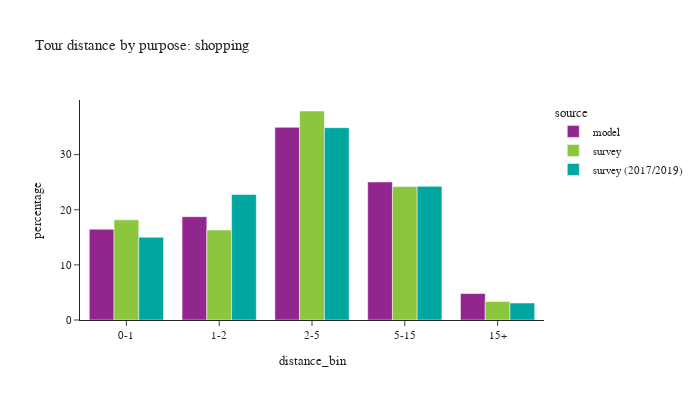

Notebook source saved alongside this figure:
### Code cell
plot_bins(tour, tour['pdpurp'] == 5, 'shopping')

### Figure 1 — Plotly figure (JSON) as saved in the notebook; plotly's stock layout.template omitted (floating-point values rounded to 4 significant figures)
{"data": [{"alignmentgroup": "True", "customdata": [[135192], [153858], [286916], [205542], [39417]], "hovertemplate": "source=model<br>distance_bin=%{x}<br>percentage=%{y}<br>sample count=%{customdata[0]}<extra></extra>", "legendgroup": "model", "marker": {"color": "#91268F", "pattern": {"shape": ""}}, "name": "model", "offsetgroup": "model", "orientation": "v", "showlegend": true, "textposition": "auto", "type": "bar", "x": ["0-1", "1-2", "2-5", "5-15", "15+"], "xaxis": "x", "y": [16.47, 18.74, 34.95, 25.04, 4.802], "yaxis": "y"}, {"alignmentgroup": "True", "customdata": [[434], [247], [405], [271], [46]], "hovertemplate": "source=survey<br>distance_bin=%{x}<br>percentage=%{y}<br>sample count=%{customdata[0]}<extra></extra>", "legendgroup": "survey", "marker": {"color": "#8CC63E", "pattern": {"shape": ""}}, "name": "survey", "offsetgroup": "survey", "orientation": "v", "showlegend": true, "textposition": "auto", "type": "bar", "x": ["0-1", "1-2", "2-5", "5-15", "15+"], "xaxis": "x", "y": [18.17, 16.34, 37.92, 24.21, 3.361], "yaxis": "y"}, {"alignmentgroup": "True", "customdata": [[983], [554], [619], [380], [58]], "hovertemplate": "source=survey (2017/2019)<br>distance_bin=%{x}<br>percentage=%{y}<br>sample count=%{customdata[0]}<extra></extra>", "legendgroup": "survey (2017/2019)", "marker": {"color": "#00A7A0", "pattern": {"shape": ""}}, "name": "survey (2017/2019)", "offsetgroup": "survey (2017/2019)", "orientation": "v", "showlegend": true, "textposition": "auto", "type": "bar", "x": ["0-1", "1-2", "2-5", "5-15", "15+"], "xaxis": "x", "y": [15.01, 22.77, 34.89, 24.25, 3.08], "yaxis": "y"}], "layout": {"barmode": "group", "font": {"size": 11}, "height": 400, "legend": {"title": {"text": "source"}, "tracegroupgap": 0}, "title": {"text": "Tour distance by purpose: shopping"}, "width": 700, "xaxis": {"anchor": "y", "domain": [0.0, 1.0], "title": {"text": "distance_bin"}}, "yaxis": {"anchor": "x", "domain": [0.0, 1.0], "title": {"text": "percentage"}}}}
